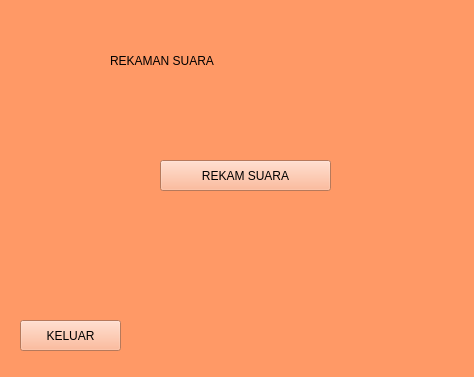
<?xml version="1.0" encoding="UTF-8"?>
<ui version="4.0">
 <class>MainWindow</class>
 <widget class="QMainWindow" name="MainWindow">
  <property name="geometry">
   <rect>
    <x>0</x>
    <y>0</y>
    <width>474</width>
    <height>377</height>
   </rect>
  </property>
  <property name="windowTitle">
   <string>MainWindow</string>
  </property>
  <property name="styleSheet">
   <string notr="true">background-color:rgb(255, 153, 102)

</string>
  </property>
  <widget class="QWidget" name="centralwidget">
   <widget class="QPushButton" name="record_btn">
    <property name="geometry">
     <rect>
      <x>160</x>
      <y>160</y>
      <width>171</width>
      <height>31</height>
     </rect>
    </property>
    <property name="autoFillBackground">
     <bool>false</bool>
    </property>
    <property name="styleSheet">
     <string notr="true">font: 10pt &quot;Arial Rounded MT Bold&quot;;
background-color: rgb(255,170,128)</string>
    </property>
    <property name="text">
     <string>REKAM SUARA</string>
    </property>
    <property name="icon">
     <iconset>
      <normaloff>../../../lenovo/Downloads/mic.svg</normaloff>../../../lenovo/Downloads/mic.svg</iconset>
    </property>
   </widget>
   <widget class="QPushButton" name="exitBtn">
    <property name="geometry">
     <rect>
      <x>20</x>
      <y>320</y>
      <width>101</width>
      <height>31</height>
     </rect>
    </property>
    <property name="autoFillBackground">
     <bool>false</bool>
    </property>
    <property name="styleSheet">
     <string notr="true">font: 10pt &quot;Arial Rounded MT Bold&quot;;
background-color: rgb(255,170,128)</string>
    </property>
    <property name="text">
     <string>KELUAR</string>
    </property>
    <property name="icon">
     <iconset>
      <normaloff>../../../lenovo/Downloads/log-out.svg</normaloff>../../../lenovo/Downloads/log-out.svg</iconset>
    </property>
   </widget>
   <widget class="QLabel" name="label">
    <property name="geometry">
     <rect>
      <x>110</x>
      <y>40</y>
      <width>261</width>
      <height>41</height>
     </rect>
    </property>
    <property name="styleSheet">
     <string notr="true">font: 57 24pt &quot;Dubai Medium&quot;;
color: rgb(0, 0, 0);</string>
    </property>
    <property name="text">
     <string>REKAMAN SUARA </string>
    </property>
   </widget>
  </widget>
  <widget class="QStatusBar" name="statusbar"/>
 </widget>
 <resources/>
 <connections/>
</ui>
